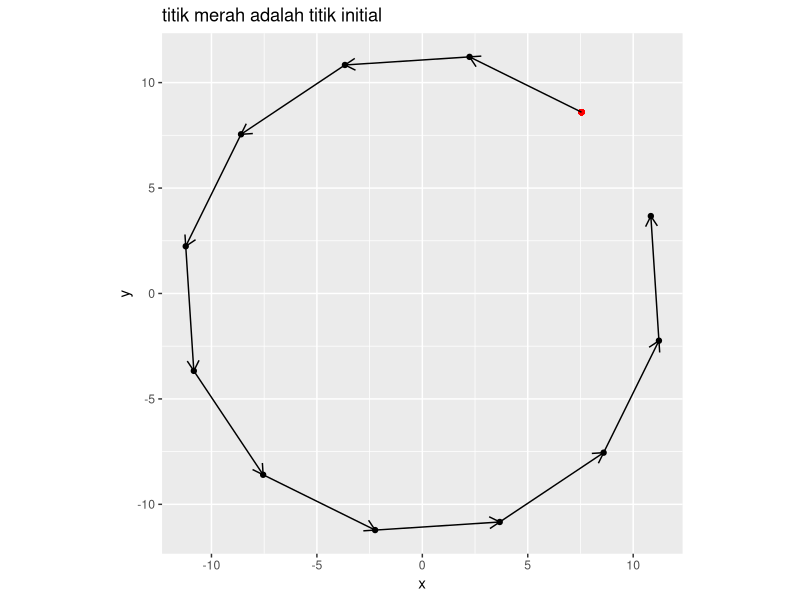
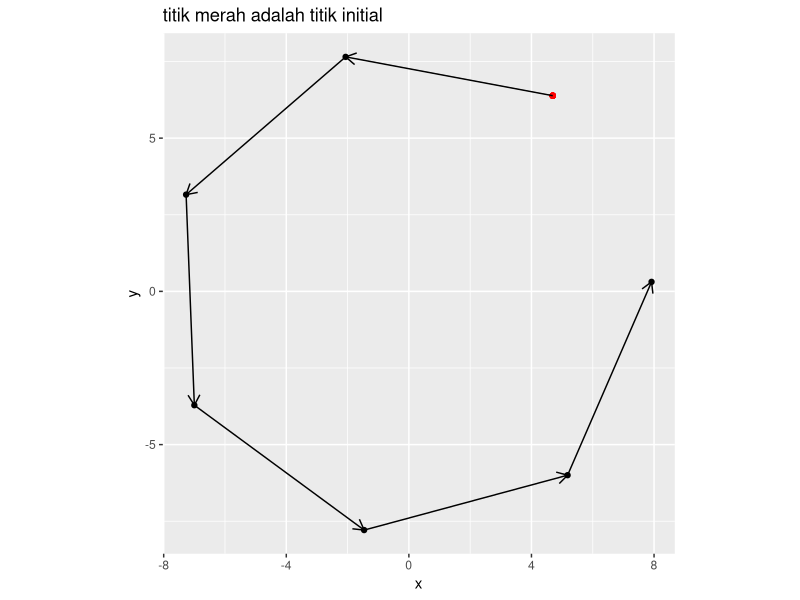
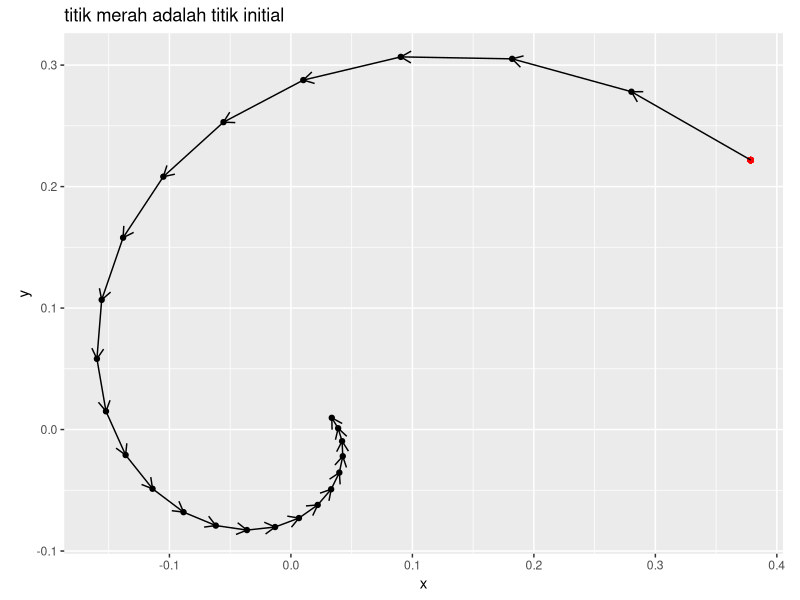
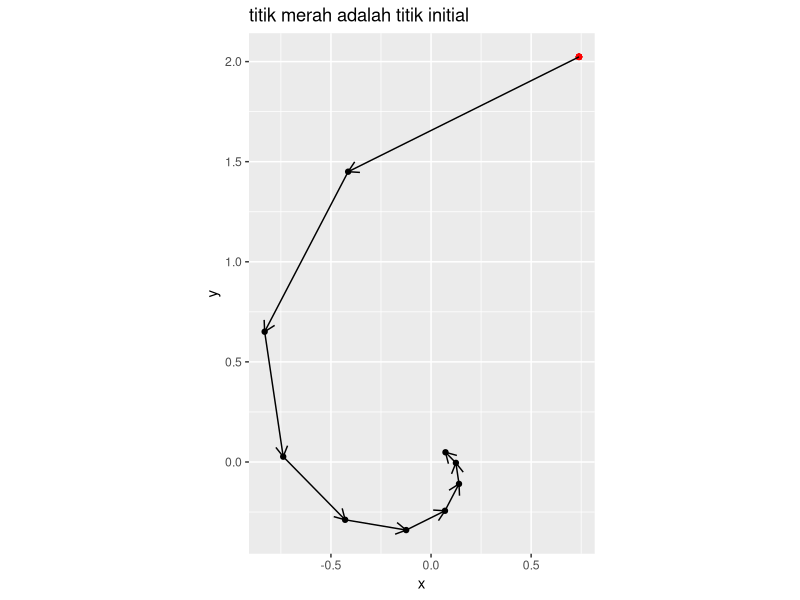
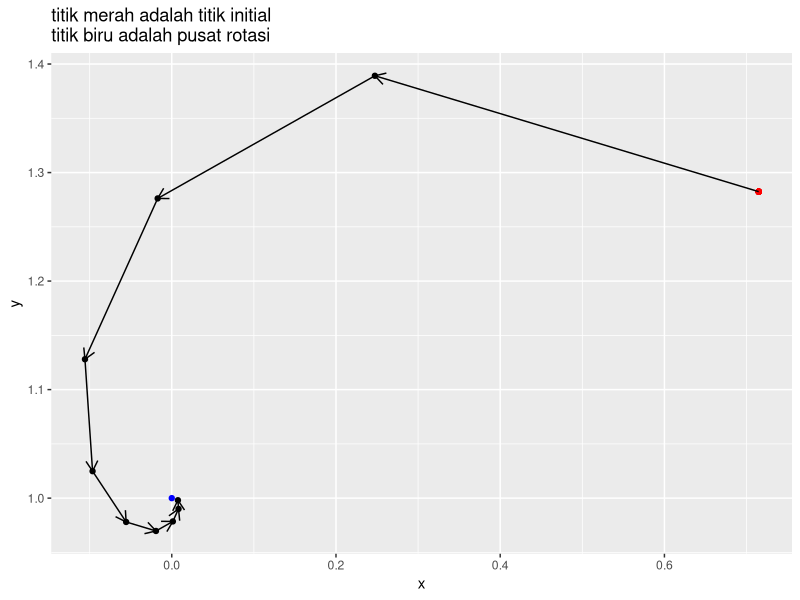
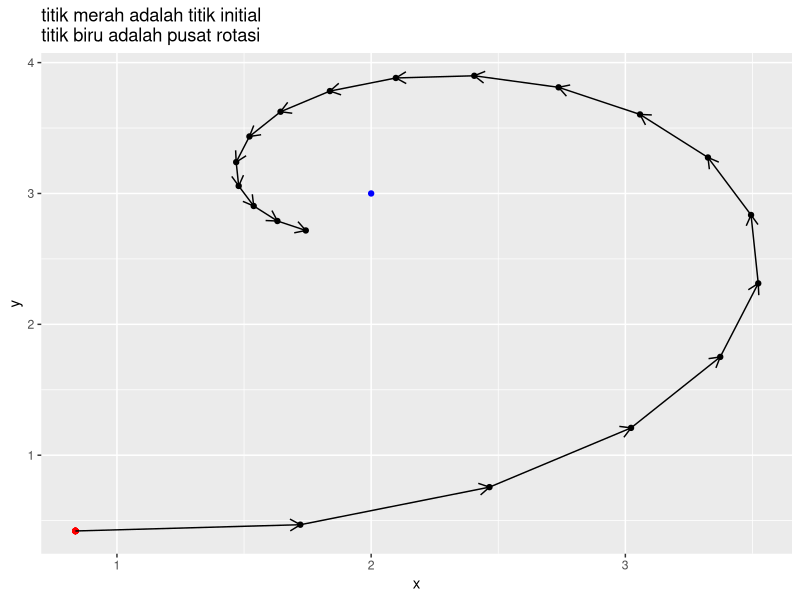
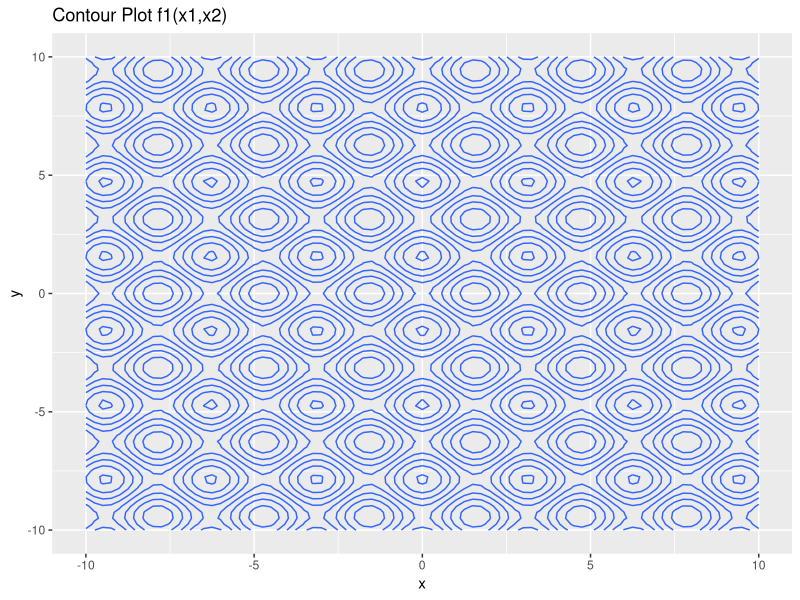
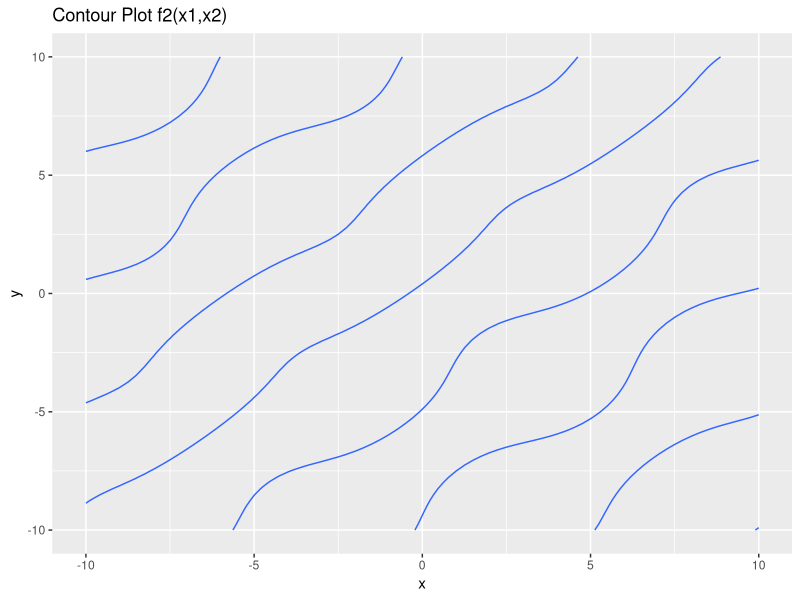

Source code (R) for these figures, in order:
## ---- chunk 1
rm(list=ls())
options(digits = 6)

library(dplyr)
library(ggplot2)
## ---- chunk 2
# function untuk random titik
rand_titik = function(a,b){
  runif(2,a,b)
}
## ---- chunk 3
# mendefinisikan program
rotasi_kan = function(x0,rot){
  # menghitung theta
  theta = 2*pi/rot

  # definisi matriks rotasi
  A = matrix(c(cos(theta),-sin(theta),
             sin(theta),cos(theta)),
           ncol = 2,byrow = T)
  
  # membuat template
  temp = vector("list")
  temp[[1]] = x0

  # proses rotasi
  for(i in 2:rot){
    xk = A %*% x0
    temp[[i]] = xk
    x0 = xk
  }
  
  # membuat template data frame
  final = data.frame(x = rep(NA,rot),
                     y = rep(NA,rot))
  
  # gabung data dari list
  for(i in 1:rot){
    tempura = temp[[i]]
    final$x[i] = tempura[1]
    final$y[i] = tempura[2]
  }

  # membuat plot
  plot = 
    ggplot() +
    geom_point(aes(x,y),data = final) +
    geom_point(aes(x[1],y[1]),
               data = final,
               color = "red") +
    coord_equal() +
    labs(title = "titik merah adalah titik initial") 
  
  # enrich dengan garis panah
  panah = data.frame(
    x_start = final$x[1:(rot-1)],
    x_end = final$x[2:rot],
    y_start = final$y[1:(rot-1)],
    y_end = final$y[2:rot]
  )
  # menambahkan garis panah ke plot
  plot = 
    plot + 
    geom_segment(aes(x = x_start,
                 xend = x_end,
                 y = y_start,
                 yend = y_end),
                 data = panah,
                 arrow = arrow(length = unit(.3,"cm"))
                 )
  
  # menyiapkan output
  list("Grafik rotasi" = plot,
       "Titik-titik rotasi" = final)
  }
## ---- chunk 4
# uji coba
rot = 12 # berapa banyak rotasi
x0 = rand_titik(0,10) # generate random titik

rotasi_kan(x0,rot)
## ---- chunk 5
# uji coba
rot = 7 # berapa banyak rotasi
x0 = rand_titik(0,10) # generate random titik

rotasi_kan(x0,rot)
## ---- chunk 6
# mendefinisikan program
rotasi_konstraksi_kan = function(x0,rot,r){
  # menghitung theta
  theta = 2*pi/rot

  # definisi matriks rotasi
  A = matrix(c(cos(theta),-sin(theta),
             sin(theta),cos(theta)),
           ncol = 2,byrow = T)
  
  # membuat template
  temp = vector("list")
  temp[[1]] = x0

  # proses rotasi dan konstraksi
  for(i in 2:rot){
    xk = A %*% x0
    xk = r * xk
    temp[[i]] = xk
    x0 = xk
  }
  
  # membuat template data frame
  final = data.frame(x = rep(NA,rot),
                     y = rep(NA,rot))
  
  # gabung data dari list
  for(i in 1:rot){
    tempura = temp[[i]]
    final$x[i] = tempura[1]
    final$y[i] = tempura[2]
  }

  # membuat plot
  plot = 
    ggplot() +
    geom_point(aes(x,y),data = final) +
    geom_point(aes(x[1],y[1]),
               data = final,
               color = "red") +
    coord_equal() +
    labs(title = "titik merah adalah titik initial") 
  
  # enrich dengan garis panah
  panah = data.frame(
    x_start = final$x[1:(rot-1)],
    x_end = final$x[2:rot],
    y_start = final$y[1:(rot-1)],
    y_end = final$y[2:rot]
  )
  # menambahkan garis panah ke plot
  plot = 
    plot + 
    geom_segment(aes(x = x_start,
                 xend = x_end,
                 y = y_start,
                 yend = y_end),
                 data = panah,
                 arrow = arrow(length = unit(.3,"cm"))
                 )
  
  # menyiapkan output
  list("Grafik rotasi" = plot,
       "Titik-titik rotasi" = final)
  }
## ---- chunk 7
# uji coba
rot = 25 # berapa banyak rotasi
x0 = rand_titik(0,4) # generate random titik
r = .9
rotasi_konstraksi_kan(x0,rot,r)
## ---- chunk 8
# uji coba
rot = 10 # berapa banyak rotasi
x0 = rand_titik(0,4) # generate random titik
r = .7
rotasi_konstraksi_kan(x0,rot,r)
## ---- chunk 9
# mendefinisikan program
rotasi_konstraksi_pusat_kan = function(x0,rot,r,x_bin){
  # pusat rotasi
  pusat = x_bin

  # menghitung theta
  theta = 2*pi/rot

  # definisi matriks rotasi
  A = matrix(c(cos(theta),-sin(theta),
             sin(theta),cos(theta)),
           ncol = 2,byrow = T)
  
  # membuat template
  temp = vector("list")
  temp[[1]] = x0

  # proses rotasi dan konstraksi
  for(i in 2:rot){
    xk = A %*% (x0-pusat) # diputar dengan x_bin sebagai pusat
    xk = pusat + (r * xk)
    temp[[i]] = xk
    x0 = xk
  }
  
  # membuat template data frame
  final = data.frame(x = rep(NA,rot),
                     y = rep(NA,rot))
  
  # gabung data dari list
  for(i in 1:rot){
    tempura = temp[[i]]
    final$x[i] = tempura[1]
    final$y[i] = tempura[2]
  }

  # membuat plot
  plot = 
    ggplot() +
    geom_point(aes(x,y),data = final) +
    geom_point(aes(x[1],y[1]),
               data = final,
               color = "red") +
    geom_point(aes(x = pusat[1],
		   y = pusat[2]),
	       color = "blue") +
    labs(title = "titik merah adalah titik initial\ntitik biru adalah pusat rotasi") 
  
  # enrich dengan garis panah
  panah = data.frame(
    x_start = final$x[1:(rot-1)],
    x_end = final$x[2:rot],
    y_start = final$y[1:(rot-1)],
    y_end = final$y[2:rot]
  )
  # menambahkan garis panah ke plot
  plot = 
    plot + 
    geom_segment(aes(x = x_start,
                 xend = x_end,
                 y = y_start,
                 yend = y_end),
                 data = panah,
                 arrow = arrow(length = unit(.3,"cm"))
                 )
  
  # menyiapkan output
  list("Grafik rotasi" = plot,
       "Titik-titik rotasi" = final)
  }
## ---- chunk 10
# uji coba
rot = 10 # berapa banyak rotasi
x0 = rand_titik(0,4) # generate random titik
x_bintang = c(0,1) # contoh pusat rotasi
r = .6
rotasi_konstraksi_pusat_kan(x0,rot,r,x_bintang)
## ---- chunk 11
# uji coba
rot = 20 # berapa banyak rotasi
x0 = rand_titik(0,10) # generate random titik
x_bintang = c(2,3) # contoh pusat rotasi
r = .9
rotasi_konstraksi_pusat_kan(x0,rot,r,x_bintang)
## ---- chunk 12
soa_mrf = function(N,	  # banyak titik
		   a,	  # batas bawah
		   b,	  # batas atas
		   rot,	  # berapa banyak rotasi
		   k_max, # iterasi maks
		   r){	  # berapa rate konstraksi

# N pasang titik random di selang [a,b] di R2
x1 = runif(N,a,b)
x2 = runif(N,a,b)

# hitung theta
theta = 2*pi / rot

# definisi matriks rotasi
A = matrix(c(cos(theta),-sin(theta),
             sin(theta),cos(theta)),
           ncol = 2,byrow = T)

# bikin data frame
temp = data.frame(x1,x2) %>% mutate(f = f(x1,x2))

# proses iterasi
for(i in 1:k_max){
  # mencari titik x* dengan min(f)
  f_min = temp %>% filter(f == min(f))
  pusat = c(f_min$x1,f_min$x2)

  for(j in 1:N){
	# kita akan ambil titiknya satu persatu
	x0 = c(temp$x1[j],temp$x2[j])
	
	# proses rotasi dan konstraksi terhadap pusat x*
	xk = A %*% (x0-pusat) # diputar dengan x_bin sebagai pusat
        xk = pusat + (r * xk)
	
	# proses mengembalikan nilai ke temp
	temp$x1[j] = xk[1]
	temp$x2[j] = xk[2]
	}
    
    # hitung kembali nilai f(x1,x2)
    temp = temp %>% mutate(f = f(x1,x2))
    }

# proses output hasil
output = temp %>% filter(f == min(f))
return(output)
}

## ---- chunk 13
# definisi
N = 50
a = -4
b = 4
k_max = 60
r = .8
rot = 20
f = function(x1,x2){
	((x1^4 - 16 * x1^2 + 5 * x1)/2) + ((x2^4 - 16 * x2^2 + 5* x2)/2)
	}

# solving
soa_mrf(N,a,b,rot,k_max,r)
## ---- chunk 14
# untuk contour plot
ikanx = function(f,a,b){
  x = seq(a,b,by = .25)

  temp_plot =
    expand.grid(x,x) %>%
    rename(x = Var1,
           y = Var2) %>%
    mutate(z = f(x,y))

  temp_plot %>%
     ggplot(aes(x = x,y = y,z = z)) +
     geom_contour()
}

# untuk sistem persamaan
ikanx_2 = function(f,a,b){
  x = seq(a,b,by = .25)

  temp_plot =
    expand.grid(x,x) %>%
    rename(x = Var1,
           y = Var2) %>%
    mutate(z = f(x,y)) %>%
    filter(round(z,3) == 0)

  return(temp_plot)
}


## ---- chunk 15
f1 = function(x1,x2){cos(2* x1) - cos(2*x2) - 0.4}
ikanx(f1,-10,10) + labs(title = "Contour Plot f1(x1,x2)")
## ---- chunk 16
f2 = function(x1,x2){2*(x2 - x1) + sin(x2) - sin(x1) - 1.2}
ikanx(f2,-10,10) + labs(title = "Contour Plot f2(x1,x2)")
## ---- chunk 17
df1 = ikanx_2(f1,-10,10)
df2 = ikanx_2(f2,-10,10)

ggplot() +
  geom_point(data = df1, aes(x,y)) +
  geom_point(data = df2, aes(x,y))
## ---- chunk 18
f1 = function(x1,x2){sin(x1)*cos(x2) + 2*cos(x1)*sin(x2)}
ikanx(f1,0,2*pi) + labs(title = "Contour Plot f1(x1,x2)")
## ---- chunk 19
f2 = function(x1,x2){cos(x1)*sin(x2) + 2*sin(x1)*cos(x2)}
ikanx(f2,0,2*pi) + labs(title = "Contour Plot f2(x1,x2)")
